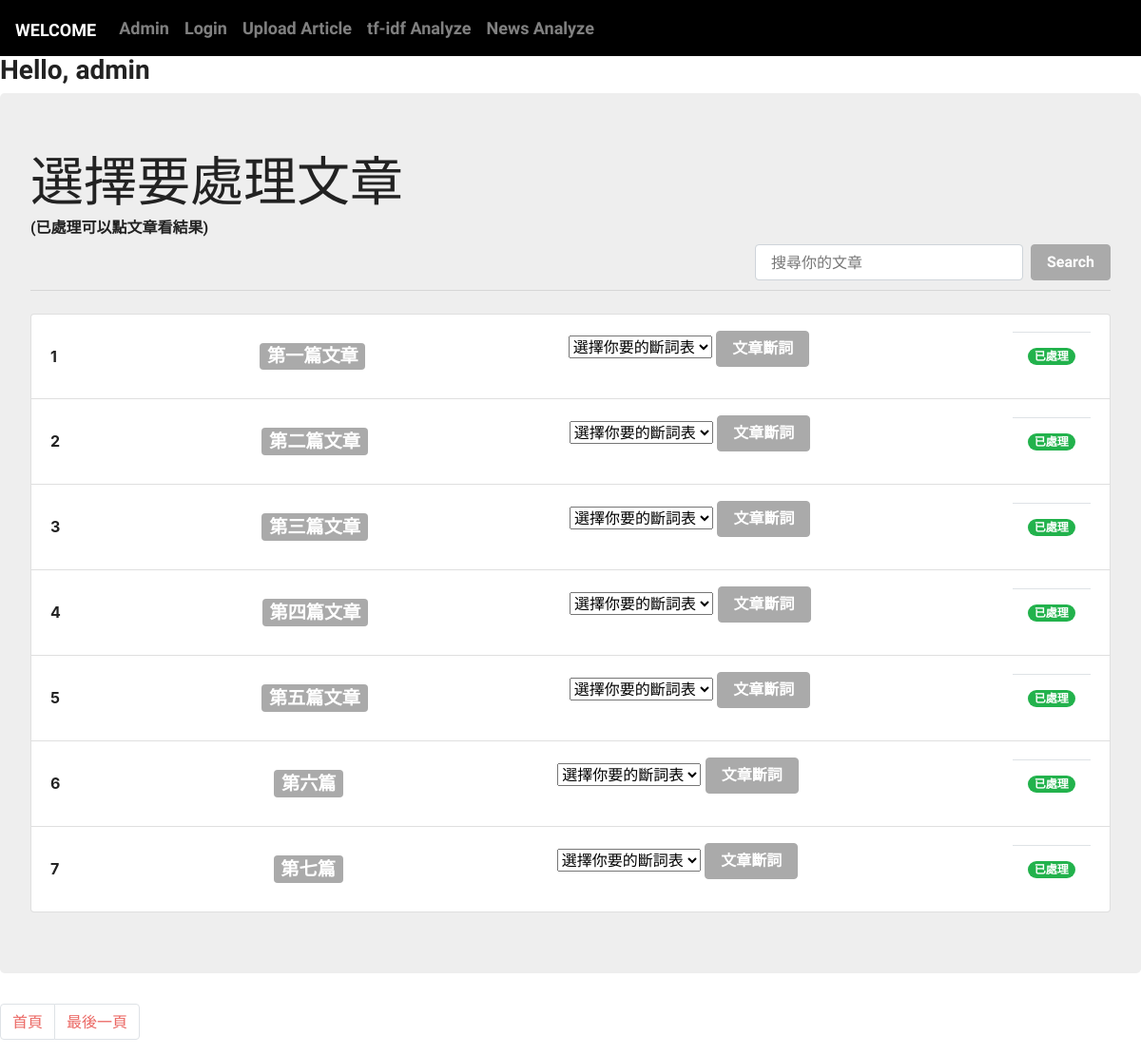
Screenshot of /uploadArticles/preprocarticleindex/ (signed in) with the database file from the repository.
### uploadArticle/models.py (models this page shows, shortened)
class UserArticleFile(models.Model):
	title = models.CharField(max_length=30, blank=False)
	file = models.FileField(upload_to='UserArticleDir/')
	user = models.ForeignKey(settings.AUTH_USER_MODEL, on_delete=models.CASCADE, related_name = 'ArticleFile')
	hascache = models.BooleanField(default=False)
	cache = models.TextField(default='')
	NerField = models.TextField(default='')

### uploadArticle/views.py (the view)
# urls.py: path('preprocarticleindex/', views.preprocindex, name='preprocindex'),
def preprocindex(request):
	uu = User.objects.get(username=request.user.username)
	arts = uu.ArticleFile.all()
	limit = 7
	paginator = Paginator(arts, limit)
	page = request.GET.get('page','1')
	result = paginator.page(page)
	return render(request, 'upart/preprocindex.html', {'arts':result})

### templates/upart/preprocindex.html (shortened to what this page needs)
{% extends './admin.html' %}
{% block h1block %}選擇要處理文章
<h6>(已處理可以點文章看結果)</h6>
{% endblock %}
{% block Dictblock %}
    <ul class="list-group">
      {% for art in arts %}
      <li class="list-group-item d-flex justify-content-between align-items-center" style="height: 90px;">
        {% if art.hascache %}
        	<b>{{forloop.counter}}</b><a href="/uploadArticles/showpreprocresult/{{art.pk}}" class="badge badge-secondary" style="font-size: 120%;color: white;">{{art.title}}</a>
        {% else %}
        	<b>{{forloop.counter}}</b><a class="badge badge-secondary" style="font-size: 120%;color: white;">{{art.title}}</a>
        {% endif %}
        <form method="POST" action='/uploadArticles/procarticle/{{art.pk}}'>
          <select name="selectbar">
              <option value="none">選擇你要的斷詞表</option>
          </select>
        <button type="submit" class="btn btn-secondary" data-dismiss="modal">文章斷詞</button>
        </form>
        <div class="modal-footer">
	        {% if art.hascache %}
	        	<span class="badge badge-pill badge-success">已處理</span>
	        {% else %}
	        	<span class="badge badge-pill badge-primary">未處理</span>
	        {% endif %}
        </div>
      </li>
      {% endfor %}
    </ul>
{% endblock %}
{% block paginator %}
<div>
        <ul class="pagination">
        <li class="page-item">
          <a class='page-link' href="/uploadArticles/preprocarticleindex/?page=1">首頁</a>
        </li>
            <li class="page-item">
              <a class="page-link" href="/uploadArticles/preprocarticleindex/?page={{ arts.paginator.num_pages }}">最後一頁</a>
            </li>
         </ul>
    </div>
{% endblock %}

### templates/customdict/editdict.html (shortened to what this page needs)
{% extends 'base.html' %}
	{% block body %}
	<h3>Hello, {{request.user.username}}<br></h3>
    <div class="jumbotron" >
    <h1 class="display-4" style="text-align: left;">
    {% block h1block %}{% endblock %}
    </h1>
    {% block Searchblock %}{% endblock %}
    <br><hr class="my-4">
    {% block Dictblock %}{% endblock %}
  	</div>
    {% block paginator%}{% endblock %}
	{% endblock %}

### rows the page displays
UserArticleFile: title "第一篇文章", hascache "已處理"
UserArticleFile: title "第二篇文章", hascache "已處理"
UserArticleFile: title "第三篇文章", hascache "已處理"
UserArticleFile: title "第四篇文章", hascache "已處理"
UserArticleFile: title "第五篇文章", hascache "已處理"
UserArticleFile: title "第六篇", hascache "已處理"
UserArticleFile: title "第七篇", hascache "已處理"

### other values shown
{{ request.user.username }} "admin"
